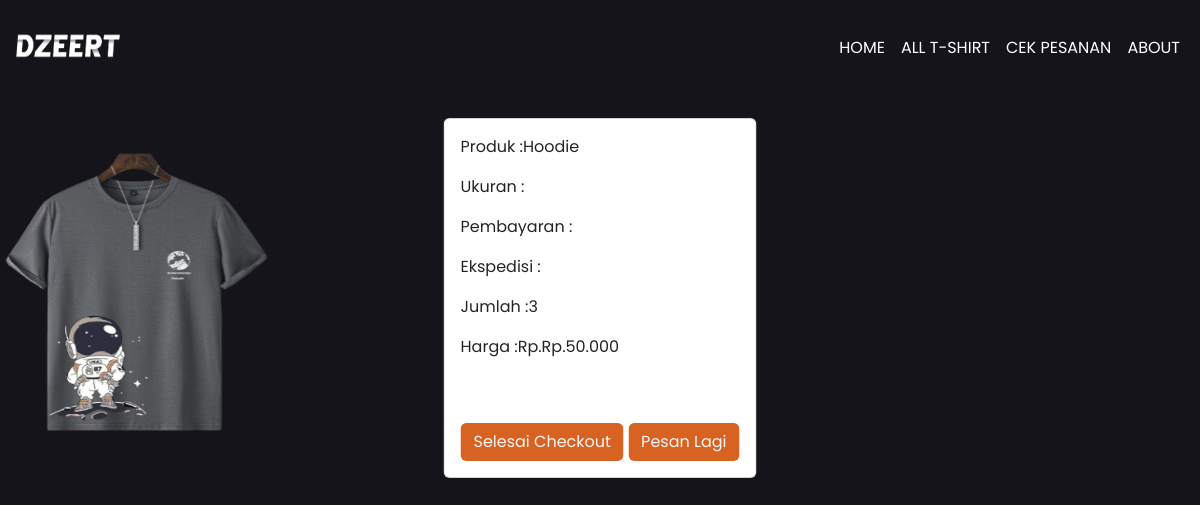
Page /user/pembayaran3.php on the earlier database version.
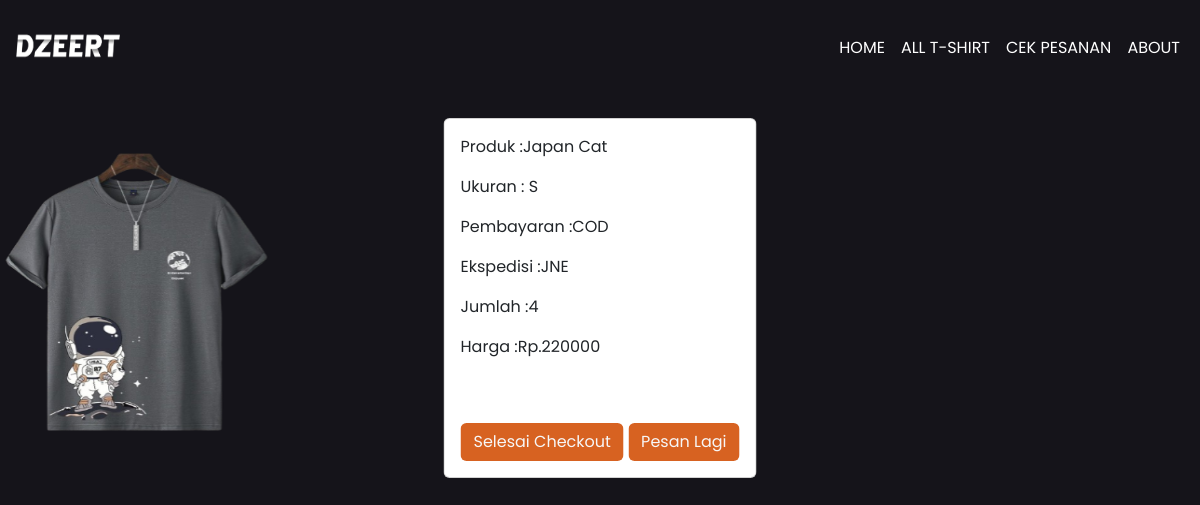
Same page on the later database version.
### tables this page shows
CREATE TABLE `kelola_penjualan` (
  `id_penjualan` int(11) NOT NULL,
  `jenis_baju` varchar(255) NOT NULL,
  `ukuran` varchar(11) NOT NULL,
  `jenis_transaksi` enum('COD','Transfer','','') NOT NULL,
  `jenis_pengiriman` varchar(50) NOT NULL,
  `jumlah` varchar(255) NOT NULL,
  `harga` int(255) NOT NULL
);

### user/function.php (called while the page is built, shortened)
<?php
$koneksi = mysqli_connect("localhost","root","","penjualan");
function query($query) {
    global $koneksi;
    $result= mysqli_query($koneksi, $query);
    $row = [];
    while($tampil = mysqli_fetch_assoc($result)) {
     $row[] = $tampil;
    }
    return $row;
}

### user/pembayaran3.php (the view)
<?php require'function.php';
$kelola_penjualan = query("SELECT * FROM kelola_penjualan ORDER BY id_penjualan DESC LIMIT 1");
?>
<?php require '../layouts/navbar_user.php'; ?>
<div class="position-relative mt-5 text-light">
    <img src="../img/baju3.jpg.png" width="272px" height="307px">
    <div class="position-absolute top-50 start-50 translate-middle">
        <div class="card">
            <div class="card-body">
                <?php foreach($kelola_penjualan as $tampil) : ?>
                    <p>Produk :<?= $tampil["jenis_baju"]; ?></p>
                    <p>Ukuran : <?= $tampil["ukuran"]; ?></p>
                    <p>Pembayaran :<?= $tampil["jenis_transaksi"]; ?></p>
                    <p>Ekspedisi :<?= $tampil["jenis_pengiriman"]; ?></p>
                    <p>Jumlah :<?= $tampil["jumlah"]; ?></p>
                    <p>Harga :Rp.<?= $tampil["harga"]; ?></p>
                <?php endforeach;?>
                <a href="selesai.php" class="btn">Selesai Checkout</a>
                <a href="all_tshirt.php" class="btn">Pesan Lagi</a>
            </div>
        </div>
    </div>
</div>

Differences in the rows shown:
removed kelola_penjualan: jenis_baju "Hoodie", jumlah "3", harga "Rp.50.000"
added kelola_penjualan: jenis_baju "Japan Cat", ukuran "S", jenis_transaksi "COD", jenis_pengiriman "JNE", jumlah "4", harga "220000"
